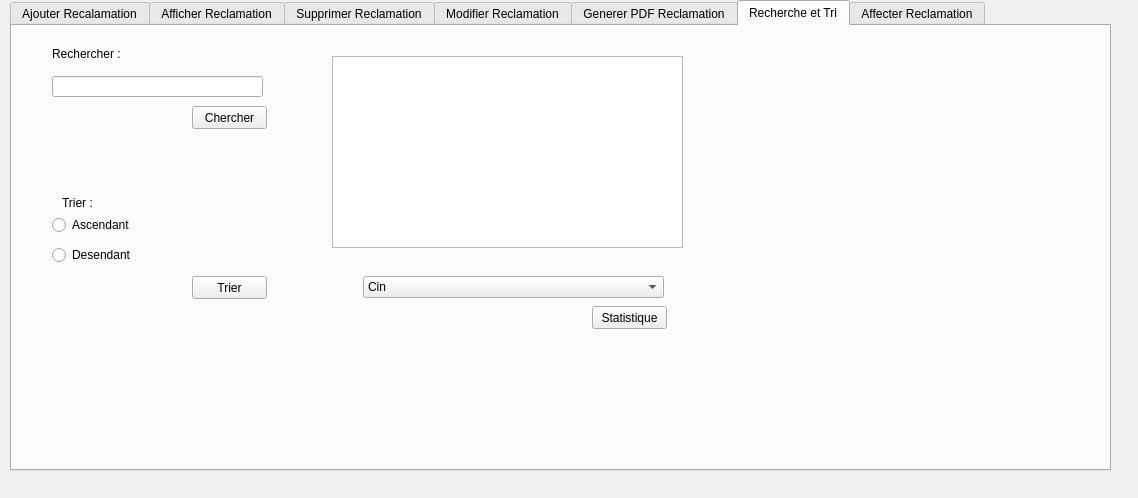
<?xml version="1.0" encoding="UTF-8"?>
<ui version="4.0">
 <class>maquette_yesmin</class>
 <widget class="QDialog" name="maquette_yesmin">
  <property name="geometry">
   <rect>
    <x>0</x>
    <y>0</y>
    <width>1138</width>
    <height>498</height>
   </rect>
  </property>
  <property name="windowTitle">
   <string>Dialog</string>
  </property>
  <widget class="QTabWidget" name="Trier">
   <property name="geometry">
    <rect>
     <x>10</x>
     <y>0</y>
     <width>1101</width>
     <height>471</height>
    </rect>
   </property>
   <property name="currentIndex">
    <number>5</number>
   </property>
   <widget class="QWidget" name="tab">
    <attribute name="title">
     <string>Ajouter Recalamation</string>
    </attribute>
    <widget class="QGroupBox" name="groupBox">
     <property name="geometry">
      <rect>
       <x>30</x>
       <y>10</y>
       <width>661</width>
       <height>421</height>
      </rect>
     </property>
     <property name="styleSheet">
      <string notr="true"/>
     </property>
     <property name="title">
      <string>Ajouter</string>
     </property>
     <widget class="QLabel" name="label">
      <property name="geometry">
       <rect>
        <x>50</x>
        <y>70</y>
        <width>61</width>
        <height>41</height>
       </rect>
      </property>
      <property name="styleSheet">
       <string notr="true"/>
      </property>
      <property name="text">
       <string>Nom </string>
      </property>
     </widget>
     <widget class="QLabel" name="label_2">
      <property name="geometry">
       <rect>
        <x>340</x>
        <y>90</y>
        <width>71</width>
        <height>16</height>
       </rect>
      </property>
      <property name="styleSheet">
       <string notr="true"/>
      </property>
      <property name="text">
       <string>Prénom</string>
      </property>
     </widget>
     <widget class="QLabel" name="label_3">
      <property name="geometry">
       <rect>
        <x>50</x>
        <y>130</y>
        <width>51</width>
        <height>16</height>
       </rect>
      </property>
      <property name="styleSheet">
       <string notr="true"/>
      </property>
      <property name="text">
       <string>Cin</string>
      </property>
     </widget>
     <widget class="QLabel" name="label_4">
      <property name="geometry">
       <rect>
        <x>340</x>
        <y>130</y>
        <width>141</width>
        <height>21</height>
       </rect>
      </property>
      <property name="styleSheet">
       <string notr="true"/>
      </property>
      <property name="text">
       <string>Num Télèphone</string>
      </property>
     </widget>
     <widget class="QLabel" name="label_5">
      <property name="geometry">
       <rect>
        <x>20</x>
        <y>190</y>
        <width>111</width>
        <height>20</height>
       </rect>
      </property>
      <property name="text">
       <string/>
      </property>
     </widget>
     <widget class="QLineEdit" name="le_nom">
      <property name="geometry">
       <rect>
        <x>120</x>
        <y>80</y>
        <width>113</width>
        <height>31</height>
       </rect>
      </property>
     </widget>
     <widget class="QLineEdit" name="le_prenom">
      <property name="geometry">
       <rect>
        <x>470</x>
        <y>80</y>
        <width>113</width>
        <height>31</height>
       </rect>
      </property>
     </widget>
     <widget class="QLineEdit" name="le_cin">
      <property name="geometry">
       <rect>
        <x>120</x>
        <y>120</y>
        <width>113</width>
        <height>31</height>
       </rect>
      </property>
     </widget>
     <widget class="QLineEdit" name="le_num_telephone">
      <property name="geometry">
       <rect>
        <x>470</x>
        <y>120</y>
        <width>113</width>
        <height>31</height>
       </rect>
      </property>
     </widget>
     <widget class="Line" name="line">
      <property name="geometry">
       <rect>
        <x>20</x>
        <y>30</y>
        <width>181</width>
        <height>20</height>
       </rect>
      </property>
      <property name="orientation">
       <enum>Qt::Horizontal</enum>
      </property>
     </widget>
     <widget class="Line" name="line_2">
      <property name="geometry">
       <rect>
        <x>430</x>
        <y>30</y>
        <width>211</width>
        <height>20</height>
       </rect>
      </property>
      <property name="orientation">
       <enum>Qt::Horizontal</enum>
      </property>
     </widget>
     <widget class="Line" name="line_3">
      <property name="geometry">
       <rect>
        <x>630</x>
        <y>40</y>
        <width>20</width>
        <height>371</height>
       </rect>
      </property>
      <property name="orientation">
       <enum>Qt::Vertical</enum>
      </property>
     </widget>
     <widget class="Line" name="line_4">
      <property name="geometry">
       <rect>
        <x>17</x>
        <y>400</y>
        <width>621</width>
        <height>20</height>
       </rect>
      </property>
      <property name="orientation">
       <enum>Qt::Horizontal</enum>
      </property>
     </widget>
     <widget class="Line" name="line_5">
      <property name="geometry">
       <rect>
        <x>10</x>
        <y>40</y>
        <width>20</width>
        <height>371</height>
       </rect>
      </property>
      <property name="orientation">
       <enum>Qt::Vertical</enum>
      </property>
     </widget>
     <widget class="QLabel" name="label_6">
      <property name="geometry">
       <rect>
        <x>230</x>
        <y>30</y>
        <width>181</width>
        <height>20</height>
       </rect>
      </property>
      <property name="styleSheet">
       <string notr="true">font: 12pt &quot;Old Antic Outline&quot;;
color: rgb(84, 105, 127);</string>
      </property>
      <property name="text">
       <string>Gestion Des Reclamations</string>
      </property>
     </widget>
     <widget class="QLineEdit" name="le_numstation">
      <property name="geometry">
       <rect>
        <x>470</x>
        <y>170</y>
        <width>111</width>
        <height>31</height>
       </rect>
      </property>
     </widget>
     <widget class="QLabel" name="label_7">
      <property name="geometry">
       <rect>
        <x>50</x>
        <y>290</y>
        <width>81</width>
        <height>16</height>
       </rect>
      </property>
      <property name="text">
       <string/>
      </property>
     </widget>
     <widget class="QLabel" name="label_11">
      <property name="geometry">
       <rect>
        <x>130</x>
        <y>280</y>
        <width>47</width>
        <height>14</height>
       </rect>
      </property>
      <property name="text">
       <string/>
      </property>
     </widget>
     <widget class="QLabel" name="label_8">
      <property name="geometry">
       <rect>
        <x>40</x>
        <y>170</y>
        <width>81</width>
        <height>21</height>
       </rect>
      </property>
      <property name="styleSheet">
       <string notr="true"/>
      </property>
      <property name="text">
       <string>Num Bus </string>
      </property>
     </widget>
     <widget class="QLabel" name="label_9">
      <property name="geometry">
       <rect>
        <x>340</x>
        <y>180</y>
        <width>101</width>
        <height>21</height>
       </rect>
      </property>
      <property name="styleSheet">
       <string notr="true"/>
      </property>
      <property name="text">
       <string>Num Station</string>
      </property>
     </widget>
     <widget class="QLineEdit" name="le_numbus">
      <property name="geometry">
       <rect>
        <x>120</x>
        <y>170</y>
        <width>113</width>
        <height>31</height>
       </rect>
      </property>
     </widget>
     <widget class="QLabel" name="label_10">
      <property name="geometry">
       <rect>
        <x>240</x>
        <y>215</y>
        <width>161</width>
        <height>21</height>
       </rect>
      </property>
      <property name="styleSheet">
       <string notr="true">font: 12pt &quot;Old Antic Outline&quot;;
color: rgb(84, 105, 127);</string>
      </property>
      <property name="text">
       <string>Type de Reclamation :</string>
      </property>
     </widget>
     <widget class="QLabel" name="label_12">
      <property name="geometry">
       <rect>
        <x>50</x>
        <y>250</y>
        <width>181</width>
        <height>20</height>
       </rect>
      </property>
      <property name="styleSheet">
       <string notr="true"/>
      </property>
      <property name="text">
       <string>1) Resources Humaine</string>
      </property>
     </widget>
     <widget class="QLabel" name="label_13">
      <property name="geometry">
       <rect>
        <x>230</x>
        <y>250</y>
        <width>81</width>
        <height>21</height>
       </rect>
      </property>
      <property name="styleSheet">
       <string notr="true"/>
      </property>
      <property name="text">
       <string>2) Ticket</string>
      </property>
     </widget>
     <widget class="QLabel" name="label_14">
      <property name="geometry">
       <rect>
        <x>310</x>
        <y>250</y>
        <width>61</width>
        <height>21</height>
       </rect>
      </property>
      <property name="styleSheet">
       <string notr="true"/>
      </property>
      <property name="text">
       <string>3) Bus</string>
      </property>
     </widget>
     <widget class="QLabel" name="label_15">
      <property name="geometry">
       <rect>
        <x>380</x>
        <y>250</y>
        <width>71</width>
        <height>21</height>
       </rect>
      </property>
      <property name="styleSheet">
       <string notr="true"/>
      </property>
      <property name="text">
       <string>4) Station</string>
      </property>
     </widget>
     <widget class="QLineEdit" name="le_type_reclamation">
      <property name="geometry">
       <rect>
        <x>50</x>
        <y>280</y>
        <width>541</width>
        <height>71</height>
       </rect>
      </property>
     </widget>
     <widget class="QLabel" name="label_16">
      <property name="geometry">
       <rect>
        <x>470</x>
        <y>250</y>
        <width>71</width>
        <height>21</height>
       </rect>
      </property>
      <property name="styleSheet">
       <string notr="true"/>
      </property>
      <property name="text">
       <string>5) Autres</string>
      </property>
     </widget>
     <widget class="QPushButton" name="pb_ajouter">
      <property name="geometry">
       <rect>
        <x>520</x>
        <y>370</y>
        <width>75</width>
        <height>23</height>
       </rect>
      </property>
      <property name="text">
       <string>Ajouter</string>
      </property>
     </widget>
    </widget>
   </widget>
   <widget class="QWidget" name="tab2">
    <attribute name="title">
     <string>Afficher Reclamation</string>
    </attribute>
    <widget class="QGroupBox" name="groupBox_2">
     <property name="geometry">
      <rect>
       <x>20</x>
       <y>10</y>
       <width>671</width>
       <height>421</height>
      </rect>
     </property>
     <property name="title">
      <string>Afficher</string>
     </property>
     <widget class="QTableView" name="tab_reclamation">
      <property name="geometry">
       <rect>
        <x>40</x>
        <y>80</y>
        <width>591</width>
        <height>321</height>
       </rect>
      </property>
     </widget>
     <widget class="QPushButton" name="pb_arduino">
      <property name="geometry">
       <rect>
        <x>270</x>
        <y>30</y>
        <width>91</width>
        <height>31</height>
       </rect>
      </property>
      <property name="text">
       <string>Arduino</string>
      </property>
     </widget>
    </widget>
   </widget>
   <widget class="QWidget" name="tab_2">
    <attribute name="title">
     <string>Supprimer Reclamation</string>
    </attribute>
    <widget class="QLabel" name="label_17">
     <property name="geometry">
      <rect>
       <x>300</x>
       <y>90</y>
       <width>47</width>
       <height>14</height>
      </rect>
     </property>
     <property name="text">
      <string>Cin</string>
     </property>
    </widget>
    <widget class="QLineEdit" name="le_Cin">
     <property name="geometry">
      <rect>
       <x>30</x>
       <y>130</y>
       <width>631</width>
       <height>31</height>
      </rect>
     </property>
    </widget>
    <widget class="QPushButton" name="pb_supprimer">
     <property name="geometry">
      <rect>
       <x>590</x>
       <y>190</y>
       <width>75</width>
       <height>23</height>
      </rect>
     </property>
     <property name="text">
      <string>Supprimer</string>
     </property>
    </widget>
    <widget class="QLabel" name="label_31">
     <property name="geometry">
      <rect>
       <x>10</x>
       <y>-150</y>
       <width>47</width>
       <height>14</height>
      </rect>
     </property>
     <property name="text">
      <string>Cin</string>
     </property>
    </widget>
   </widget>
   <widget class="QWidget" name="tab3">
    <attribute name="title">
     <string>Modifier Reclamation</string>
    </attribute>
    <widget class="QGroupBox" name="pushButton_modifier_2">
     <property name="geometry">
      <rect>
       <x>20</x>
       <y>10</y>
       <width>691</width>
       <height>431</height>
      </rect>
     </property>
     <property name="title">
      <string>Modifier</string>
     </property>
     <widget class="QLabel" name="label_18">
      <property name="geometry">
       <rect>
        <x>50</x>
        <y>60</y>
        <width>51</width>
        <height>16</height>
       </rect>
      </property>
      <property name="styleSheet">
       <string notr="true"/>
      </property>
      <property name="text">
       <string>Nom</string>
      </property>
     </widget>
     <widget class="QLabel" name="label_20">
      <property name="geometry">
       <rect>
        <x>46</x>
        <y>173</y>
        <width>71</width>
        <height>21</height>
       </rect>
      </property>
      <property name="styleSheet">
       <string notr="true"/>
      </property>
      <property name="text">
       <string>Num Bus</string>
      </property>
     </widget>
     <widget class="QLabel" name="label_21">
      <property name="geometry">
       <rect>
        <x>340</x>
        <y>60</y>
        <width>71</width>
        <height>20</height>
       </rect>
      </property>
      <property name="styleSheet">
       <string notr="true"/>
      </property>
      <property name="text">
       <string>Prénom</string>
      </property>
     </widget>
     <widget class="QLabel" name="label_22">
      <property name="geometry">
       <rect>
        <x>340</x>
        <y>109</y>
        <width>131</width>
        <height>31</height>
       </rect>
      </property>
      <property name="styleSheet">
       <string notr="true"/>
      </property>
      <property name="text">
       <string>Num Telephone</string>
      </property>
     </widget>
     <widget class="QLabel" name="label_23">
      <property name="geometry">
       <rect>
        <x>340</x>
        <y>180</y>
        <width>91</width>
        <height>20</height>
       </rect>
      </property>
      <property name="styleSheet">
       <string notr="true"/>
      </property>
      <property name="text">
       <string>Num Station</string>
      </property>
     </widget>
     <widget class="QLabel" name="label_24">
      <property name="geometry">
       <rect>
        <x>250</x>
        <y>230</y>
        <width>201</width>
        <height>20</height>
       </rect>
      </property>
      <property name="styleSheet">
       <string notr="true">font: 12pt &quot;Old Antic Outline&quot;;
color: rgb(84, 105, 127);</string>
      </property>
      <property name="text">
       <string>Type De  Reclamation : </string>
      </property>
     </widget>
     <widget class="QLineEdit" name="modifier_Nom">
      <property name="geometry">
       <rect>
        <x>130</x>
        <y>50</y>
        <width>113</width>
        <height>31</height>
       </rect>
      </property>
     </widget>
     <widget class="QLineEdit" name="modifier_Cin">
      <property name="geometry">
       <rect>
        <x>130</x>
        <y>110</y>
        <width>113</width>
        <height>31</height>
       </rect>
      </property>
     </widget>
     <widget class="QLineEdit" name="modifier_numBus">
      <property name="geometry">
       <rect>
        <x>130</x>
        <y>170</y>
        <width>113</width>
        <height>31</height>
       </rect>
      </property>
     </widget>
     <widget class="QLineEdit" name="modifier_Type_reclamation">
      <property name="geometry">
       <rect>
        <x>60</x>
        <y>300</y>
        <width>561</width>
        <height>81</height>
       </rect>
      </property>
     </widget>
     <widget class="QLineEdit" name="modifier_Prenom">
      <property name="geometry">
       <rect>
        <x>480</x>
        <y>50</y>
        <width>113</width>
        <height>31</height>
       </rect>
      </property>
     </widget>
     <widget class="QLineEdit" name="modifier_Num_Telephone">
      <property name="geometry">
       <rect>
        <x>480</x>
        <y>110</y>
        <width>113</width>
        <height>31</height>
       </rect>
      </property>
     </widget>
     <widget class="QLineEdit" name="modifier_numStation">
      <property name="geometry">
       <rect>
        <x>480</x>
        <y>170</y>
        <width>113</width>
        <height>31</height>
       </rect>
      </property>
     </widget>
     <widget class="QLabel" name="label_19">
      <property name="geometry">
       <rect>
        <x>50</x>
        <y>120</y>
        <width>51</width>
        <height>21</height>
       </rect>
      </property>
      <property name="styleSheet">
       <string notr="true"/>
      </property>
      <property name="text">
       <string>Cin</string>
      </property>
     </widget>
     <widget class="QPushButton" name="pushButton_modifier">
      <property name="geometry">
       <rect>
        <x>570</x>
        <y>390</y>
        <width>75</width>
        <height>23</height>
       </rect>
      </property>
      <property name="text">
       <string>Modifier</string>
      </property>
     </widget>
     <widget class="Line" name="line_6">
      <property name="geometry">
       <rect>
        <x>20</x>
        <y>9</y>
        <width>201</width>
        <height>41</height>
       </rect>
      </property>
      <property name="orientation">
       <enum>Qt::Horizontal</enum>
      </property>
     </widget>
     <widget class="Line" name="line_7">
      <property name="geometry">
       <rect>
        <x>13</x>
        <y>30</y>
        <width>20</width>
        <height>381</height>
       </rect>
      </property>
      <property name="orientation">
       <enum>Qt::Vertical</enum>
      </property>
     </widget>
     <widget class="Line" name="line_8">
      <property name="geometry">
       <rect>
        <x>20</x>
        <y>410</y>
        <width>651</width>
        <height>16</height>
       </rect>
      </property>
      <property name="orientation">
       <enum>Qt::Horizontal</enum>
      </property>
     </widget>
     <widget class="Line" name="line_9">
      <property name="geometry">
       <rect>
        <x>660</x>
        <y>30</y>
        <width>20</width>
        <height>391</height>
       </rect>
      </property>
      <property name="orientation">
       <enum>Qt::Vertical</enum>
      </property>
     </widget>
     <widget class="Line" name="line_10">
      <property name="geometry">
       <rect>
        <x>470</x>
        <y>15</y>
        <width>201</width>
        <height>31</height>
       </rect>
      </property>
      <property name="orientation">
       <enum>Qt::Horizontal</enum>
      </property>
     </widget>
     <widget class="QLabel" name="label_25">
      <property name="geometry">
       <rect>
        <x>260</x>
        <y>20</y>
        <width>191</width>
        <height>16</height>
       </rect>
      </property>
      <property name="styleSheet">
       <string notr="true">font: 12pt &quot;Old Antic Outline&quot;;
color: rgb(84, 105, 127);</string>
      </property>
      <property name="text">
       <string>Gestion Des Reclamations</string>
      </property>
     </widget>
     <widget class="QLabel" name="label_26">
      <property name="geometry">
       <rect>
        <x>70</x>
        <y>270</y>
        <width>161</width>
        <height>16</height>
       </rect>
      </property>
      <property name="styleSheet">
       <string notr="true"/>
      </property>
      <property name="text">
       <string>1) Resources Humaines</string>
      </property>
     </widget>
     <widget class="QLabel" name="label_27">
      <property name="geometry">
       <rect>
        <x>250</x>
        <y>270</y>
        <width>71</width>
        <height>16</height>
       </rect>
      </property>
      <property name="styleSheet">
       <string notr="true"/>
      </property>
      <property name="text">
       <string>2)Ticket</string>
      </property>
     </widget>
     <widget class="QLabel" name="label_28">
      <property name="geometry">
       <rect>
        <x>340</x>
        <y>270</y>
        <width>51</width>
        <height>20</height>
       </rect>
      </property>
      <property name="styleSheet">
       <string notr="true"/>
      </property>
      <property name="text">
       <string>3)Bus</string>
      </property>
     </widget>
     <widget class="QLabel" name="label_29">
      <property name="geometry">
       <rect>
        <x>430</x>
        <y>270</y>
        <width>71</width>
        <height>16</height>
       </rect>
      </property>
      <property name="styleSheet">
       <string notr="true"/>
      </property>
      <property name="text">
       <string>4)Station</string>
      </property>
     </widget>
     <widget class="QLabel" name="label_30">
      <property name="geometry">
       <rect>
        <x>530</x>
        <y>270</y>
        <width>61</width>
        <height>20</height>
       </rect>
      </property>
      <property name="styleSheet">
       <string notr="true"/>
      </property>
      <property name="text">
       <string>5)Autres</string>
      </property>
     </widget>
    </widget>
   </widget>
   <widget class="QWidget" name="tab_3">
    <attribute name="title">
     <string>Generer PDF Reclamation</string>
    </attribute>
    <widget class="QPushButton" name="Generer_PDF">
     <property name="geometry">
      <rect>
       <x>560</x>
       <y>170</y>
       <width>75</width>
       <height>23</height>
      </rect>
     </property>
     <property name="text">
      <string>Generer</string>
     </property>
    </widget>
    <widget class="QLineEdit" name="id_pdf">
     <property name="geometry">
      <rect>
       <x>50</x>
       <y>100</y>
       <width>591</width>
       <height>31</height>
      </rect>
     </property>
    </widget>
    <widget class="QLabel" name="label_32">
     <property name="geometry">
      <rect>
       <x>50</x>
       <y>30</y>
       <width>47</width>
       <height>14</height>
      </rect>
     </property>
     <property name="text">
      <string>Cin</string>
     </property>
    </widget>
   </widget>
   <widget class="QWidget" name="tab_4">
    <attribute name="title">
     <string>Recherche et Tri</string>
    </attribute>
    <widget class="QPushButton" name="pb_recherche">
     <property name="geometry">
      <rect>
       <x>180</x>
       <y>80</y>
       <width>75</width>
       <height>23</height>
      </rect>
     </property>
     <property name="text">
      <string>Chercher</string>
     </property>
    </widget>
    <widget class="QLineEdit" name="id_search">
     <property name="geometry">
      <rect>
       <x>40</x>
       <y>50</y>
       <width>211</width>
       <height>21</height>
      </rect>
     </property>
    </widget>
    <widget class="QLabel" name="label_33">
     <property name="geometry">
      <rect>
       <x>40</x>
       <y>20</y>
       <width>151</width>
       <height>16</height>
      </rect>
     </property>
     <property name="text">
      <string>Rechercher :</string>
     </property>
    </widget>
    <widget class="QTableView" name="tab_search">
     <property name="geometry">
      <rect>
       <x>320</x>
       <y>30</y>
       <width>351</width>
       <height>192</height>
      </rect>
     </property>
    </widget>
    <widget class="QLabel" name="label_34">
     <property name="geometry">
      <rect>
       <x>50</x>
       <y>170</y>
       <width>47</width>
       <height>14</height>
      </rect>
     </property>
     <property name="text">
      <string>Trier :</string>
     </property>
    </widget>
    <widget class="QRadioButton" name="radioButton_trier_reclamation_AZ">
     <property name="geometry">
      <rect>
       <x>40</x>
       <y>190</y>
       <width>83</width>
       <height>18</height>
      </rect>
     </property>
     <property name="text">
      <string>Ascendant</string>
     </property>
    </widget>
    <widget class="QRadioButton" name="radioButton_trier_reclamation_ZA">
     <property name="geometry">
      <rect>
       <x>40</x>
       <y>220</y>
       <width>83</width>
       <height>18</height>
      </rect>
     </property>
     <property name="text">
      <string>Desendant</string>
     </property>
    </widget>
    <widget class="QPushButton" name="pb_tri">
     <property name="geometry">
      <rect>
       <x>180</x>
       <y>250</y>
       <width>75</width>
       <height>23</height>
      </rect>
     </property>
     <property name="text">
      <string>Trier</string>
     </property>
    </widget>
    <widget class="QComboBox" name="comboBox_tri_reclamation">
     <property name="geometry">
      <rect>
       <x>351</x>
       <y>250</y>
       <width>301</width>
       <height>22</height>
      </rect>
     </property>
     <item>
      <property name="text">
       <string>Cin</string>
      </property>
     </item>
     <item>
      <property name="text">
       <string>Type_Reclamation </string>
      </property>
     </item>
     <item>
      <property name="text">
       <string>Num_Telephone</string>
      </property>
     </item>
    </widget>
    <widget class="QPushButton" name="pb_stat">
     <property name="geometry">
      <rect>
       <x>580</x>
       <y>280</y>
       <width>75</width>
       <height>23</height>
      </rect>
     </property>
     <property name="text">
      <string>Statistique</string>
     </property>
    </widget>
   </widget>
   <widget class="QWidget" name="tab_5">
    <attribute name="title">
     <string>Affecter Reclamation</string>
    </attribute>
    <widget class="QTableView" name="rh_table">
     <property name="geometry">
      <rect>
       <x>40</x>
       <y>20</y>
       <width>301</width>
       <height>192</height>
      </rect>
     </property>
    </widget>
    <widget class="QTableView" name="ticket_table">
     <property name="geometry">
      <rect>
       <x>360</x>
       <y>20</y>
       <width>331</width>
       <height>192</height>
      </rect>
     </property>
    </widget>
    <widget class="QTableView" name="bus_table">
     <property name="geometry">
      <rect>
       <x>360</x>
       <y>240</y>
       <width>331</width>
       <height>192</height>
      </rect>
     </property>
    </widget>
    <widget class="QTableView" name="station_table">
     <property name="geometry">
      <rect>
       <x>40</x>
       <y>240</y>
       <width>301</width>
       <height>192</height>
      </rect>
     </property>
    </widget>
    <widget class="QLabel" name="label_35">
     <property name="geometry">
      <rect>
       <x>130</x>
       <y>0</y>
       <width>141</width>
       <height>16</height>
      </rect>
     </property>
     <property name="text">
      <string>Resources Humaines</string>
     </property>
    </widget>
    <widget class="QLabel" name="label_36">
     <property name="geometry">
      <rect>
       <x>510</x>
       <y>0</y>
       <width>47</width>
       <height>14</height>
      </rect>
     </property>
     <property name="text">
      <string>ticket</string>
     </property>
    </widget>
    <widget class="QLabel" name="label_37">
     <property name="geometry">
      <rect>
       <x>160</x>
       <y>220</y>
       <width>47</width>
       <height>14</height>
      </rect>
     </property>
     <property name="text">
      <string>Station</string>
     </property>
    </widget>
    <widget class="QLabel" name="label_38">
     <property name="geometry">
      <rect>
       <x>510</x>
       <y>220</y>
       <width>47</width>
       <height>14</height>
      </rect>
     </property>
     <property name="text">
      <string>Bus</string>
     </property>
    </widget>
   </widget>
  </widget>
 </widget>
 <resources/>
 <connections/>
</ui>
